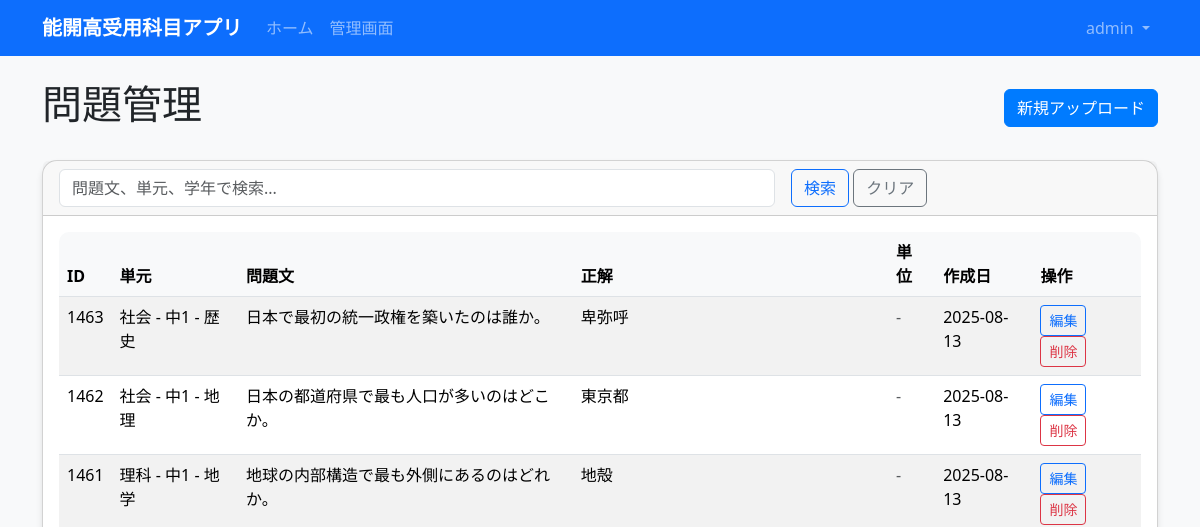
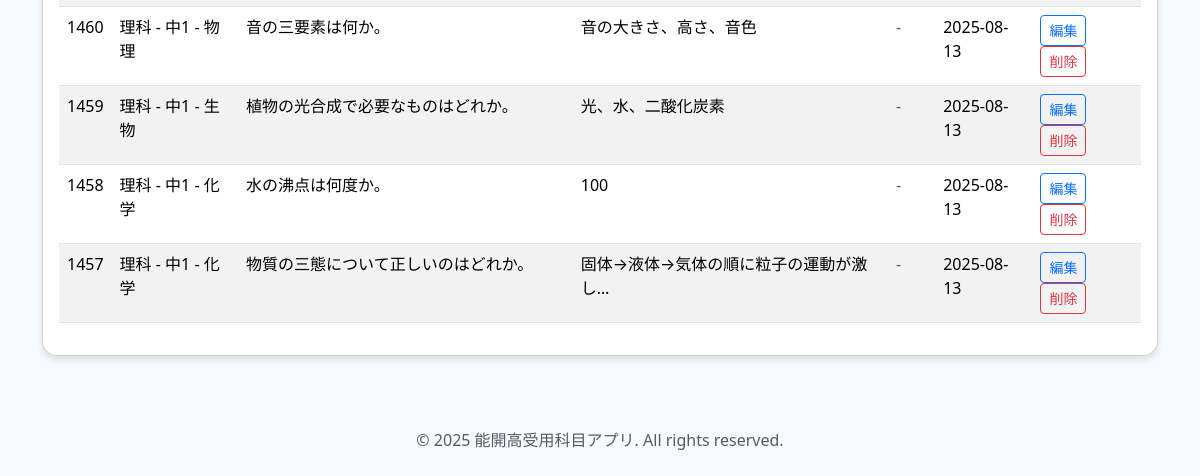
Page /admin-panel/questions/ (signed in) on the earlier database version (2 pictures, top to bottom).
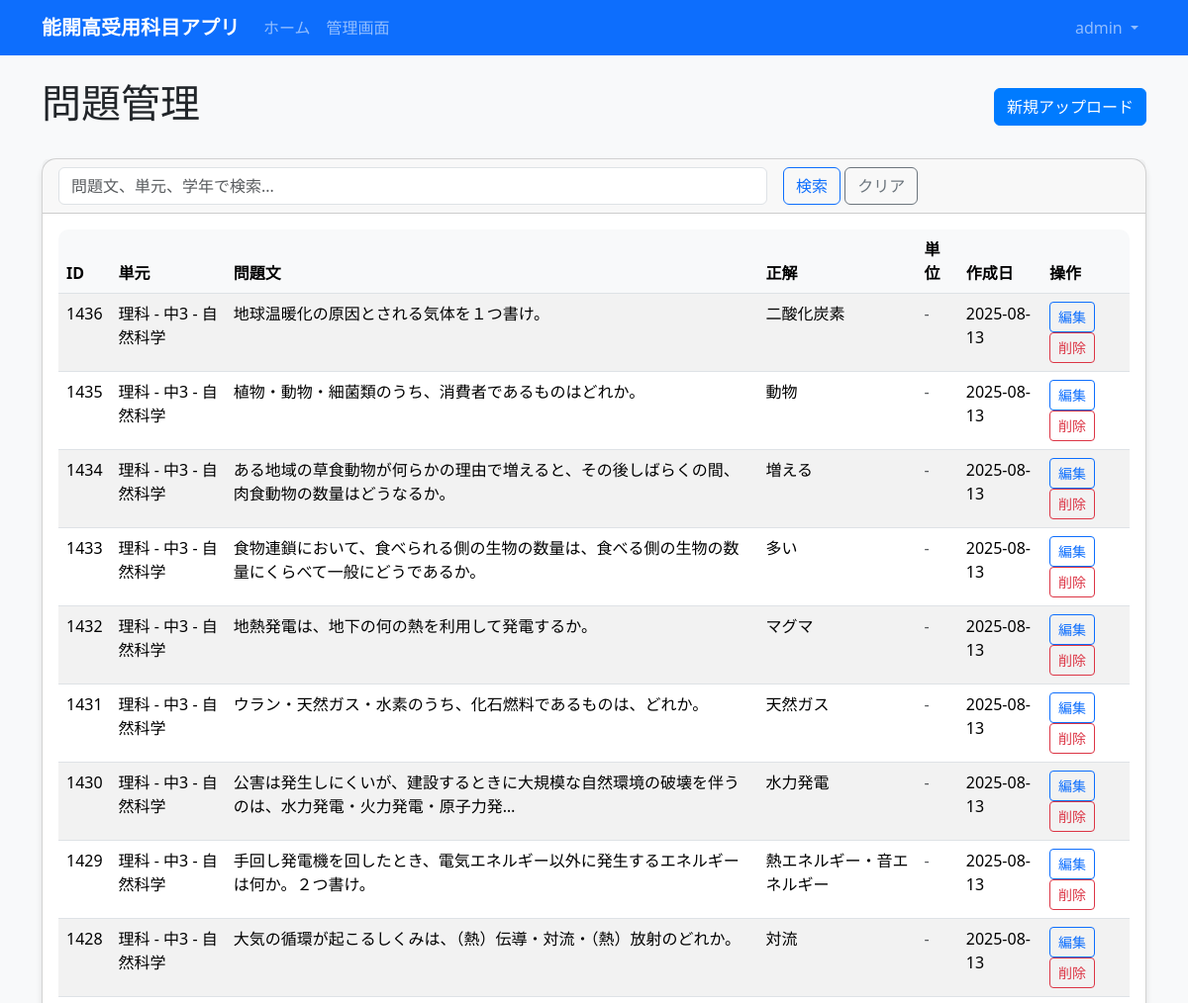
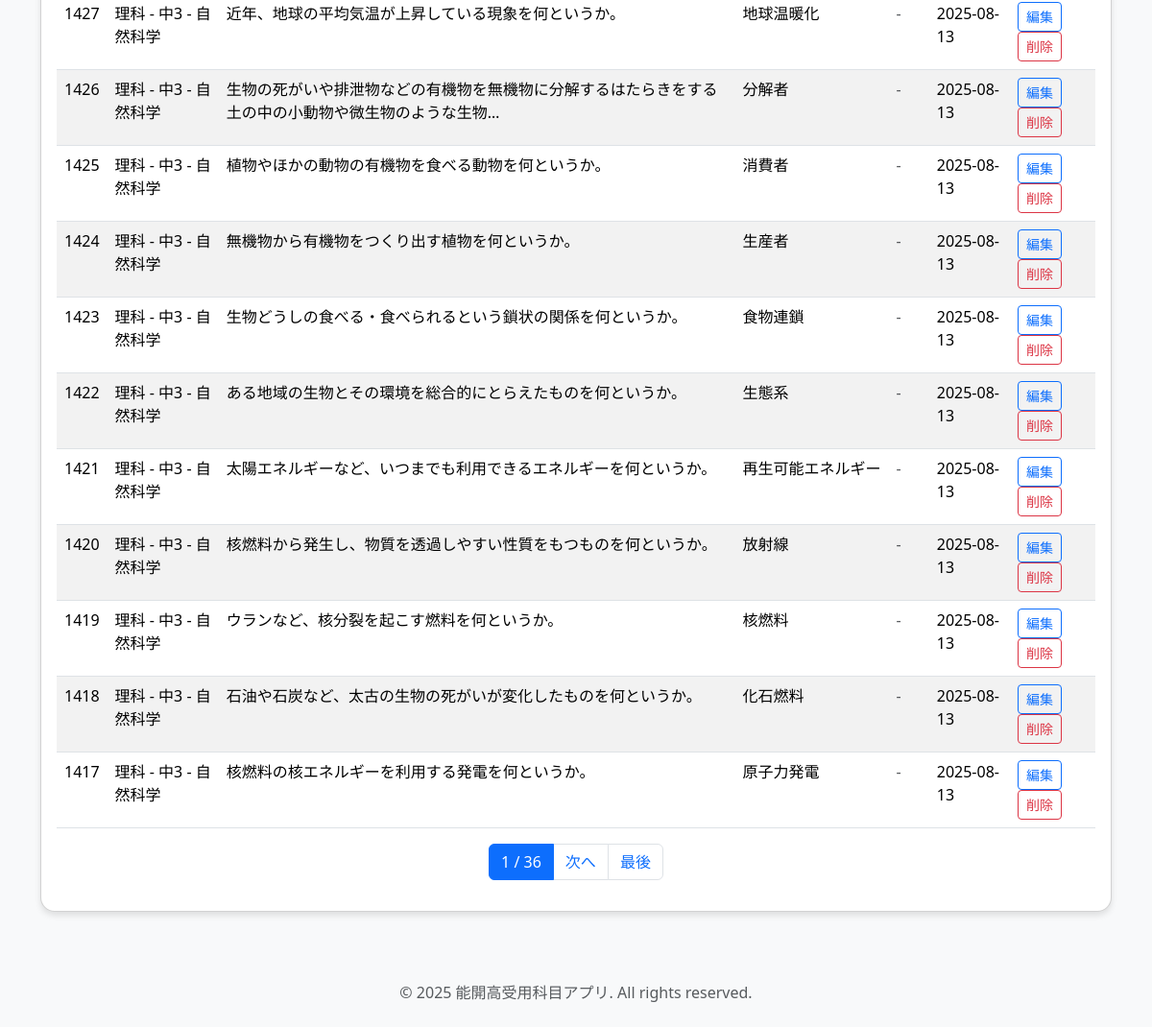
Same page on the later database version (2 pictures, top to bottom).
### accounts/models.py (models this page shows, shortened)
class User(AbstractUser):
    class Role(models.TextChoices):
        STUDENT = 'student', '生徒'
        ADMIN = 'admin', '管理者'
    role = models.CharField(
        max_length=10,
        choices=Role.choices,
        default=Role.STUDENT,
        verbose_name='役割'
    )
    email = models.EmailField(blank=True, verbose_name='メールアドレス')
    class Meta:
        verbose_name = 'ユーザー'
        verbose_name_plural = 'ユーザー'

### quiz_app/models.py (models this page shows, shortened)
class Question(models.Model):
    class QuestionType(models.TextChoices):
        TEXT = 'text', '記述問題'
        CHOICE = 'choice', '選択問題'
    unit = models.ForeignKey(
        Unit,
        on_delete=models.CASCADE,
        related_name='questions',
        verbose_name='単元'
    )
    source_id = models.CharField(max_length=50, verbose_name='元データID')
    question_type = models.CharField(
        max_length=10,
        choices=QuestionType.choices,
        default=QuestionType.TEXT,
        verbose_name='問題タイプ'
    )
    text = models.TextField(verbose_name='問題文')
    correct_answer = models.TextField(verbose_name='正解')
    accepted_alternatives = models.JSONField(
        default=list,
        blank=True,
        verbose_name='別解'
    )
    choices = models.JSONField(
        default=list,
        blank=True,
        verbose_name='選択肢'
    )
    requires_unit_label = models.BooleanField(
        default=False,
        verbose_name='単位ラベル必要'
    )
    unit_label_text = models.CharField(
        max_length=20,
        blank=True,
        verbose_name='単位ラベル'
    )
    parts_count = models.PositiveIntegerField(
        default=1,
        validators=[MinValueValidator(1), MaxValueValidator(10)],
        verbose_name='解答欄数'
    )
    created_at = models.DateTimeField(auto_now_add=True, verbose_name='作成日時')
    updated_at = models.DateTimeField(auto_now=True, verbose_name='更新日時')
    class Meta:
        verbose_name = '問題'
        verbose_name_plural = '問題'
        unique_together = ['unit', 'source_id']
        indexes = [
            models.Index(fields=['unit', 'source_id']),
        ]

class Unit(models.Model):
    subject = models.ForeignKey(
        Subject,
        on_delete=models.CASCADE,
        related_name='units',
        verbose_name='教科'
    )
    grade_year = models.CharField(max_length=10, verbose_name='学年')
    category = models.CharField(max_length=50, verbose_name='カテゴリ')
    unit_key = models.CharField(
        max_length=100,
        unique=True,
        verbose_name='単元キー'
    )
    class Meta:
        verbose_name = '単元'
        verbose_name_plural = '単元'
        unique_together = ['subject', 'grade_year', 'category']
    def __str__(self):
        return f"{self.subject.label_ja} - {self.grade_year} - {self.category}"

class Subject(models.Model):
    class Code(models.TextChoices):
        SCIENCE = 'science', '理科'
        SOCIAL = 'social', '社会'
    code = models.CharField(
        max_length=10,
        choices=Code.choices,
        unique=True,
        verbose_name='教科コード'
    )
    label_ja = models.CharField(max_length=20, verbose_name='教科名')
    class Meta:
        verbose_name = '教科'
        verbose_name_plural = '教科'

### admin_panel/views.py (the view)
# urls.py: path('questions/', views.QuestionListView.as_view(), name='questions'),
class QuestionListView(LoginRequiredMixin, AdminRequiredMixin, ListView):
    model = Question
    template_name = 'admin_panel/questions.html'
    context_object_name = 'questions'
    paginate_by = 20
    def get_queryset(self):
        queryset = Question.objects.select_related('unit').all()
        search = self.request.GET.get('search')
        if search:
            queryset = queryset.filter(
                Q(text__icontains=search) |
                Q(unit__category__icontains=search) |
                Q(unit__grade_year__icontains=search)
            )
        return queryset.order_by('-created_at')

### admin_panel/views.py (called while the page is built)
def admin_required(user):
    return user.is_authenticated and user.role == 'admin'

    def test_func(self):
        return admin_required(self.request.user)

### templates/admin_panel/questions.html (shortened to what this page needs)
{% extends 'base.html' %}
{% block content %}
<div class="row">
    <div class="col-12">
        <div class="d-flex justify-content-between align-items-center mb-4">
            <h1>問題管理</h1>
            <a href="{% url 'admin_panel:upload' %}" class="btn btn-primary">
                 新規アップロード
            </a>
        </div>
    </div>
</div>
<div class="row">
    <div class="col-12">
        <div class="card">
            <div class="card-header">
                <form method="get" class="row g-3">
                    <div class="col-md-8">
                        <input type="text" name="search" class="form-control" placeholder="問題文、単元、学年で検索..." value="{{ request.GET.search }}">
                    </div>
                    <div class="col-md-4">
                        <button type="submit" class="btn btn-outline-primary">検索</button>
                        <a href="{% url 'admin_panel:questions' %}" class="btn btn-outline-secondary">クリア</a>
                    </div>
                </form>
            </div>
            <div class="card-body">
                {% if questions %}
                    <div class="table-responsive">
                        <table class="table table-striped">
                            <thead>
                                <tr>
                                    <th>ID</th>
                                    <th>単元</th>
                                    <th>問題文</th>
                                    <th>正解</th>
                                    <th>単位</th>
                                    <th>作成日</th>
                                    <th>操作</th>
                                </tr>
                            </thead>
                            <tbody>
                                {% for question in questions %}
                                <tr>
                                    <td>{{ question.id }}</td>
                                    <td>{{ question.unit }}</td>
                                    <td>{{ question.text|truncatechars:50 }}</td>
                                    <td>{{ question.correct_answer|truncatechars:20 }}</td>
                                    <td>
                                        {% if question.unit_label_text %}
                                            <span class="badge bg-info">{{ question.unit_label_text }}</span>
                                        {% else %}
                                            <span class="text-muted">-</span>
                                        {% endif %}
                                    </td>
                                    <td>{{ question.created_at|date:"Y-m-d" }}</td>
                                    <td>
                                        <a href="{% url 'admin_panel:question_edit' question.id %}" class="btn btn-sm btn-outline-primary">編集</a>
                                        <a href="{% url 'admin_panel:question_delete' question.id %}" class="btn btn-sm btn-outline-danger" onclick="return confirm('本当に削除しますか？')">削除</a>
                                    </td>
                                </tr>
                                {% endfor %}
                            </tbody>
                        </table>
                    </div>
                    {% if is_paginated %}
                    <nav aria-label="ページナビゲーション">
                        <ul class="pagination justify-content-center">
                            <li class="page-item active">
                                <span class="page-link">{{ page_obj.number }} / {{ page_obj.paginator.num_pages }}</span>
                            </li>
                            {% if page_obj.has_next %}
                                <li class="page-item">
                                    <a class="page-link" href="?page={{ page_obj.next_page_number }}{% if request.GET.search %}&search={{ request.GET.search }}{% endif %}">次へ</a>
                                </li>
                                <li class="page-item">
                                    <a class="page-link" href="?page={{ page_obj.paginator.num_pages }}{% if request.GET.search %}&search={{ request.GET.search }}{% endif %}">最後</a>
                                </li>
                            {% endif %}
                        </ul>
                    </nav>
                    {% endif %}
                {% else %}
                    <div class="text-center py-4">
                        <p class="text-muted">問題が見つかりませんでした。</p>
                        <a href="{% url 'admin_panel:upload' %}" class="btn btn-primary">問題をアップロード</a>
                    </div>
                {% endif %}
            </div>
        </div>
    </div>
</div>
{% endblock %}

### templates/base.html (shortened to what this page needs)
{% load static %}
<!DOCTYPE html>
<html lang="ja">
<head>
    <link href="https://cdn.jsdelivr.net/npm/bootstrap@5.3.2/dist/css/bootstrap.min.css" rel="stylesheet">
    <link href="https://cdnjs.cloudflare.com/ajax/libs/font-awesome/6.0.0/css/all.min.css" rel="stylesheet">
    <link href="{% static 'css/style.css' %}" rel="stylesheet">
</head>
<body>
    <nav class="navbar navbar-expand-lg navbar-dark bg-primary">
        <div class="container">
            <a class="navbar-brand" href="{% url 'quiz_app:home' %}">
                能開高受用科目アプリ
            </a>
            <div class="collapse navbar-collapse" id="navbarNav">
                <ul class="navbar-nav me-auto">
                    <li class="nav-item">
                        <a class="nav-link" href="{% url 'quiz_app:home' %}">ホーム</a>
                    </li>
                    {% if user.is_authenticated %}
                        {% if user.role == 'student' %}
                            <li class="nav-item">
                                <a class="nav-link" href="{% url 'quiz_app:mypage' %}">マイページ</a>
                            </li>
                            <li class="nav-item">
                                <a class="nav-link" href="{% url 'quiz_app:ranking' %}">ランキング</a>
                            </li>
                        {% elif user.role == 'admin' %}
                            <li class="nav-item">
                                <a class="nav-link" href="{% url 'admin_panel:home' %}">管理画面</a>
                            </li>
                        {% endif %}
                    {% endif %}
                </ul>
                <ul class="navbar-nav">
                    {% if user.is_authenticated %}
                        <li class="nav-item dropdown">
                            <a class="nav-link dropdown-toggle" href="#" id="navbarDropdown" role="button" data-bs-toggle="dropdown" aria-expanded="false">
                                {{ user.username }}
                            </a>
                        </li>
                    {% endif %}
                </ul>
            </div>
        </div>
    </nav>
    <main class="container my-4">
        {% block content %}{% endblock %}
    </main>
    <footer class="bg-light py-4 mt-5">
        <div class="container text-center">
                         <p class="text-muted mb-0">&copy; 2025 能開高受用科目アプリ. All rights reserved.</p>
        </div>
    </footer>
</body>
</html>

### static/css/style.css (style rules this page uses)
body { background-color: #f8f9fa; }
.navbar-brand { font-weight: bold; }
.card { border-radius: 15px; box-shadow: 0 4px 6px rgba(0, 0, 0, 0.1); }
.btn-primary { background-color: #007bff; border-color: #007bff; }
input[type="text"] { -webkit-autofill: none; -webkit-box-shadow: 0 0 0 1000px white inset; }
.table-responsive { border-radius: 10px; overflow: hidden; }
.table th { background-color: #f8f9fa; border-top: none; }
footer { margin-top: auto; }

Differences in the rows shown:
removed Question: id "1463", unit "社会 - 中1 - 歴史", text "日本で最初の統一政権を築いたのは誰か。", correct_answer "卑弥呼", created_at "2025-08-13"
removed Question: id "1462", unit "社会 - 中1 - 地理", text "日本の都道府県で最も人口が多いのはどこか。", correct_answer "東京都", created_at "2025-08-13"
removed Question: id "1461", unit "理科 - 中1 - 地学", text "地球の内部構造で最も外側にあるのはどれか。", correct_answer "地殻", created_at "2025-08-13"
removed Question: id "1460", unit "理科 - 中1 - 物理", text "音の三要素は何か。", correct_answer "音の大きさ、高さ、音色", created_at "2025-08-13"
removed Question: id "1459", unit "理科 - 中1 - 生物", text "植物の光合成で必要なものはどれか。", correct_answer "光、水、二酸化炭素", created_at "2025-08-13"
removed Question: id "1458", unit "理科 - 中1 - 化学", text "水の沸点は何度か。", correct_answer "100", created_at "2025-08-13"
removed Question: id "1457", unit "理科 - 中1 - 化学", text "物質の三態について正しいのはどれか。", correct_answer "固体→液体→気体の順に粒子の運動が激し…", created_at "2025-08-13"
added Question: id "1436", unit "理科 - 中3 - 自然科学", text "地球温暖化の原因とされる気体を１つ書け。", correct_answer "二酸化炭素", created_at "2025-08-13"
added Question: id "1435", unit "理科 - 中3 - 自然科学", text "植物・動物・細菌類のうち、消費者であるものはどれか。", correct_answer "動物", created_at "2025-08-13"
added Question: id "1434", unit "理科 - 中3 - 自然科学", text "ある地域の草食動物が何らかの理由で増えると、その後しばらくの間、肉食動物の数量はどうなるか。", correct_answer "増える", created_at "2025-08-13"
added Question: id "1433", unit "理科 - 中3 - 自然科学", text "食物連鎖において、食べられる側の生物の数量は、食べる側の生物の数量にくらべて一般にどうであるか。", correct_answer "多い", created_at "2025-08-13"
added Question: id "1432", unit "理科 - 中3 - 自然科学", text "地熱発電は、地下の何の熱を利用して発電するか。", correct_answer "マグマ", created_at "2025-08-13"
added Question: id "1431", unit "理科 - 中3 - 自然科学", text "ウラン・天然ガス・水素のうち、化石燃料であるものは、どれか。", correct_answer "天然ガス", created_at "2025-08-13"
added Question: id "1430", unit "理科 - 中3 - 自然科学", text "公害は発生しにくいが、建設するときに大規模な自然環境の破壊を伴うのは、水力発電・火力発電・原子力発…", correct_answer "水力発電", created_at "2025-08-13"
added Question: id "1429", unit "理科 - 中3 - 自然科学", text "手回し発電機を回したとき、電気エネルギー以外に発生するエネルギーは何か。２つ書け。", correct_answer "熱エネルギー・音エネルギー", created_at "2025-08-13"
added Question: id "1428", unit "理科 - 中3 - 自然科学", text "大気の循環が起こるしくみは、（熱）伝導・対流・（熱）放射のどれか。", correct_answer "対流", created_at "2025-08-13"
added Question: id "1427", unit "理科 - 中3 - 自然科学", text "近年、地球の平均気温が上昇している現象を何というか。", correct_answer "地球温暖化", created_at "2025-08-13"
added Question: id "1426", unit "理科 - 中3 - 自然科学", text "生物の死がいや排泄物などの有機物を無機物に分解するはたらきをする土の中の小動物や微生物のような生物…", correct_answer "分解者", created_at "2025-08-13"
added Question: id "1425", unit "理科 - 中3 - 自然科学", text "植物やほかの動物の有機物を食べる動物を何というか。", correct_answer "消費者", created_at "2025-08-13"
added Question: id "1424", unit "理科 - 中3 - 自然科学", text "無機物から有機物をつくり出す植物を何というか。", correct_answer "生産者", created_at "2025-08-13"
added Question: id "1423", unit "理科 - 中3 - 自然科学", text "生物どうしの食べる・食べられるという鎖状の関係を何というか。", correct_answer "食物連鎖", created_at "2025-08-13"
added Question: id "1422", unit "理科 - 中3 - 自然科学", text "ある地域の生物とその環境を総合的にとらえたものを何というか。", correct_answer "生態系", created_at "2025-08-13"
added Question: id "1421", unit "理科 - 中3 - 自然科学", text "太陽エネルギーなど、いつまでも利用できるエネルギーを何というか。", correct_answer "再生可能エネルギー", created_at "2025-08-13"
added Question: id "1420", unit "理科 - 中3 - 自然科学", text "核燃料から発生し、物質を透過しやすい性質をもつものを何というか。", correct_answer "放射線", created_at "2025-08-13"
added Question: id "1419", unit "理科 - 中3 - 自然科学", text "ウランなど、核分裂を起こす燃料を何というか。", correct_answer "核燃料", created_at "2025-08-13"
added Question: id "1418", unit "理科 - 中3 - 自然科学", text "石油や石炭など、太古の生物の死がいが変化したものを何というか。", correct_answer "化石燃料", created_at "2025-08-13"
added Question: id "1417", unit "理科 - 中3 - 自然科学", text "核燃料の核エネルギーを利用する発電を何というか。", correct_answer "原子力発電", created_at "2025-08-13"
Other differences:
{{ page_obj.number }}: (not shown) → "1"
{{ page_obj.paginator.num_pages }}: (not shown) → "36"
text now shown: "/ 次へ 最後"
